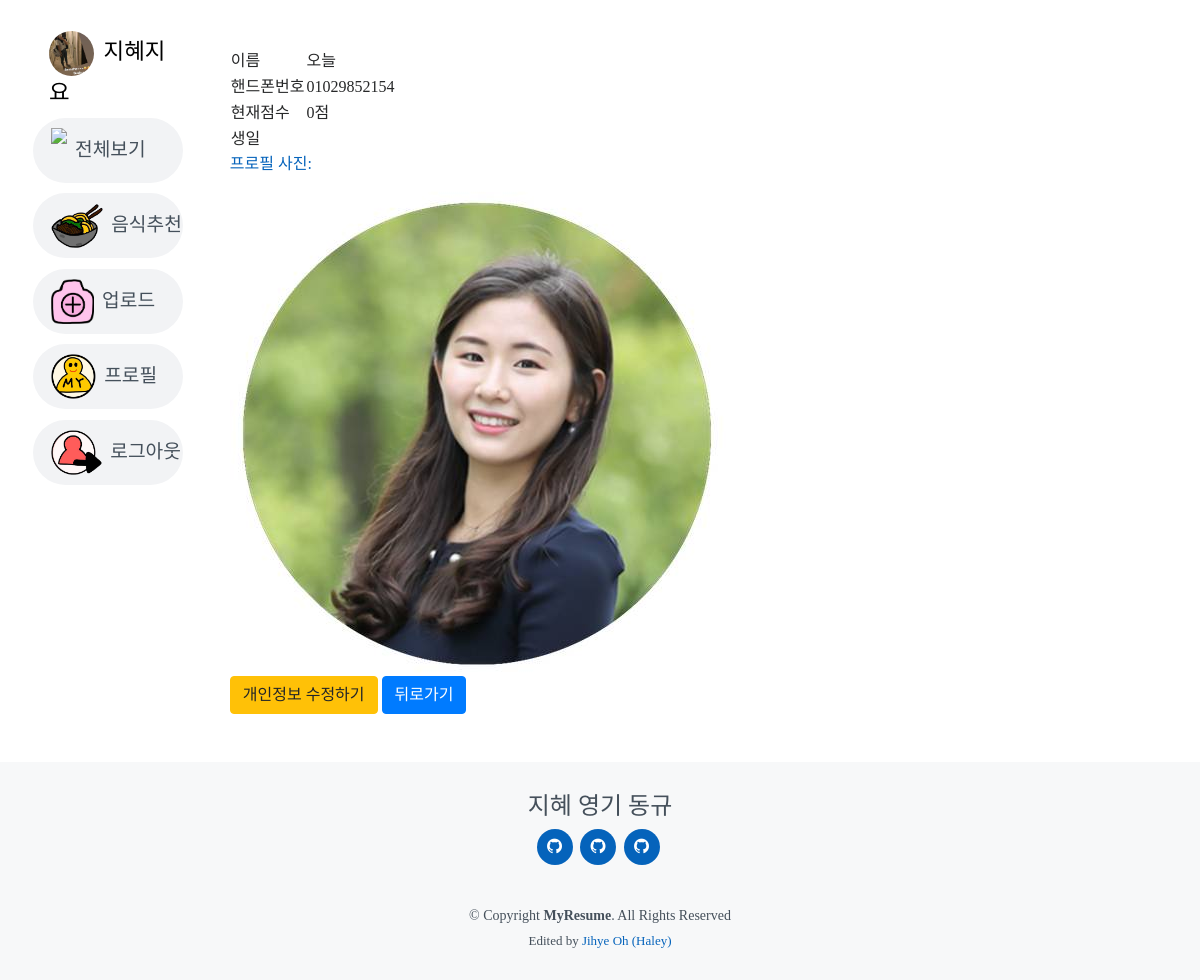
Screenshot of /accounts/오늘/ (signed in) with the database file from the repository.
### accounts/models.py (models this page shows)
class User(AbstractUser):
    user_phone = models.CharField(max_length=13)
    user_created = models.DateTimeField(auto_now_add=True)
    user_score = models.IntegerField(default=0)
    user_profile_image = ProcessedImageField(
                    upload_to = 'user_profile_image',
                    processors=[ResizeToFill(500, 500)],
                    format='JPEG',
                    options={
                        'quality': 70},
                    default='default.png'
    )
    followers = models.ManyToManyField(settings.AUTH_USER_MODEL, related_name='followings')
    user_intro = models.CharField(max_length=40)

### accounts/views.py (the view)
# urls.py: path('<str:username>/', views.detail, name='detail'),
@login_required
def detail(request, username):
    rankings = user_ranking()
    user = User.objects.get(username=username)
    context = {
        'user' : user,
        'rankings' : rankings,
    }
    return render(request, 'accounts/detail.html', context)

### accounts/views.py (called while the page is built)
def user_ranking():
    User = get_user_model()
    users = User.objects.all()
    if len(users) >3:
        while len(users) == 3:
            del users[-1]
    ranking = {
        'ranking' : users,
    }
    return ranking

### accounts/templates/accounts/detail.html
{% extends 'base.html' %}
{% block content %}
    <table>
        <tr>
            <td>이름</td>
            <td>{{ user.username }}</td>
        </tr>
        <tr>
            <td>핸드폰번호</td>
            <td>{{ user.user_phone }}</td>
        </tr>
        <tr>
            <td>현재점수</td>
            <td>{{ user.user_score }}점</td>
        </tr>
        <tr>
            <td>생일 </td>
            <td>{{ user.user_birth }}</td>
        </tr>
    </table>
    <a class="d-block" href="{{ user.user_profile_image.url }}">프로필 사진:</a>
    <img class="d-block" src="{{ user.user_profile_image.url }}">
    <a class="btn btn-warning" href="{% url 'accounts:update' user.username %}">개인정보 수정하기</a>
    <a class="btn btn-primary" href="{% url 'foother-index' %}">뒤로가기</a>
{% endblock  %}

### foother/templates/_nav.html (shortened to what this page needs)
{% load static %}
  <header id="header" class="mt-2" >
  <link rel="stylesheet" href="https://use.fontawesome.com/releases/v5.13.1/css/all.css">
    <div class="text-left ml-3 mt-2 mb-2">
      {% if request.user.is_authenticated %}
          <a href="{% url 'accounts:profile' request.user.username %}" style="color:black; font-size:1.4rem">
          <img src="{{ request.user.user_profile_image.url }}" class="rounded-circle nav-user-icon mr-1">
          {{ request.user }}</a>
      {% endif %}
    </div>
    <nav class="nav-menu d-flex flex-column justify-content-flex-start">
      <ul>
        <li><a href="{% url 'maps:review-all' %}"><img src="{% static 'img/nav/all.png' %}" class="nav-icon mr-2 ">전체보기</a></li>
        <li><a href="{% url 'foother-index' %}"><img src="{% static 'img/nav/foodrec.png' %}" class="nav-icon mr-2 ">음식추천</a></li>
        {% if request.user.is_authenticated %}
        <li><a href="{% url 'maps:review-create' %}"><img src="{% static 'img/nav/upload.png' %}" class="nav-icon mr-2 ">업로드</a></li>
        <li><a href="{% url 'accounts:profile' request.user.username  %}"><img src="{% static 'img/nav/profile.png' %}" class="nav-icon mr-2">프로필</a></li>
        {% endif %}
      {% if request.user.is_authenticated %}
        <li><a href="{% url 'accounts:logout' %}"><img src="{% static 'img/nav/logout.png' %}" class="nav-icon mr-2 ">로그아웃</a></li>
      {% endif %}
      </ul>
    </nav>
  </header>

### foother/static/style/style.css (style rules this page uses)
body { font-family: 'InfinitySans-RegularA1'; color: #272829; }
a { color: #0563bb; }
#header { margin-left: 1.5%; width : 15%; position: fixed; top: 0; left: 0; bottom: 0; z-index: 9997; transition: all 0.5s; padding: 15px; overflow-y: auto; }
.nav-menu * { margin: 0; padding: 0; list-style: none; }
.nav-menu > ul > li { position: relative; white-space: nowrap; }
.nav-menu a { display: flex; align-items: center; color: #45505b; padding: 10px 18px; margin-bottom: 7%; transition: 0.3s; font-size: 1.2rem; border-radius: 40px; background: #f2f3f5; height: 50%; width: 100%; overflow: hidden; transition: 0.3s; }
@media (min-width: 992px) { .nav-menu a { width: 100%; } }
.nav-icon { height : 45px; }
.nav-user-icon { height : 45px; }

### rows the page displays
User: user.user_profile_image (picture), user "지혜지요"
User: username "오늘", user_phone "01029852154", user_score "0", user_profile_image (picture)
